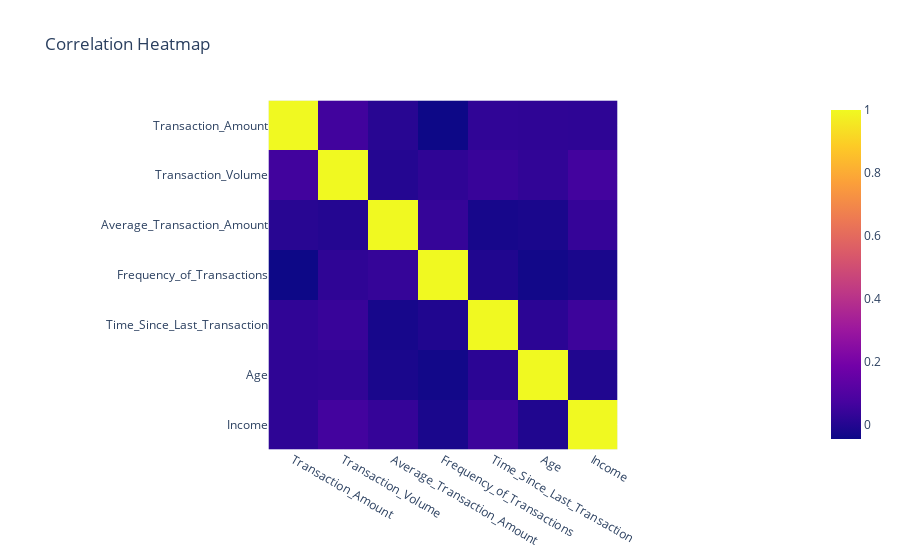

Source (notebook cell):
### Markdown cell above
Correlation Between Columns :

### Code cell
# Correlation Heatmap

numerical_data = data.select_dtypes(include=['number'])

correlation_matrix = numerical_data.corr()
fig_corr_heatmap = px.imshow(correlation_matrix,
                             title='Correlation Heatmap')
fig_corr_heatmap.show()

### Figure 1 — Plotly figure (JSON) as saved in the notebook; plotly's stock layout.template omitted (floating-point values rounded to 4 significant figures)
{"data": [{"coloraxis": "coloraxis", "hovertemplate": "x: %{x}<br>y: %{y}<br>color: %{z}<extra></extra>", "name": "0", "type": "heatmap", "x": ["Transaction_Amount", "Transaction_Volume", "Average_Transaction_Amount", "Frequency_of_Transactions", "Time_Since_Last_Transaction", "Age", "Income"], "xaxis": "x", "y": ["Transaction_Amount", "Transaction_Volume", "Average_Transaction_Amount", "Frequency_of_Transactions", "Time_Since_Last_Transaction", "Age", "Income"], "yaxis": "y", "z": [[1.0, 0.06235, 0.0102, -0.04397, 0.02677, 0.02502, 0.02354], [0.06235, 1.0, 0.003613, 0.0252, 0.04404, 0.02961, 0.06629], [0.0102, 0.003613, 1.0, 0.03698, -0.02347, -0.0177, 0.03765], [-0.04397, 0.0252, 0.03698, 1.0, -0.005798, -0.03382, -0.01821], [0.02677, 0.04404, -0.02347, -0.005798, 1.0, 0.01697, 0.05427], [0.02502, 0.02961, -0.0177, -0.03382, 0.01697, 1.0, -0.006031], [0.02354, 0.06629, 0.03765, -0.01821, 0.05427, -0.006031, 1.0]]}], "layout": {"coloraxis": {"colorscale": [[0, "#0d0887"], [0.1111, "#46039f"], [0.2222, "#7201a8"], [0.3333, "#9c179e"], [0.4444, "#bd3786"], [0.5556, "#d8576b"], [0.6667, "#ed7953"], [0.7778, "#fb9f3a"], [0.8889, "#fdca26"], [1, "#f0f921"]]}, "title": {"text": "Correlation Heatmap"}, "xaxis": {"anchor": "y", "constrain": "domain", "domain": [0, 1], "scaleanchor": "y"}, "yaxis": {"anchor": "x", "autorange": "reversed", "constrain": "domain", "domain": [0, 1]}}}
